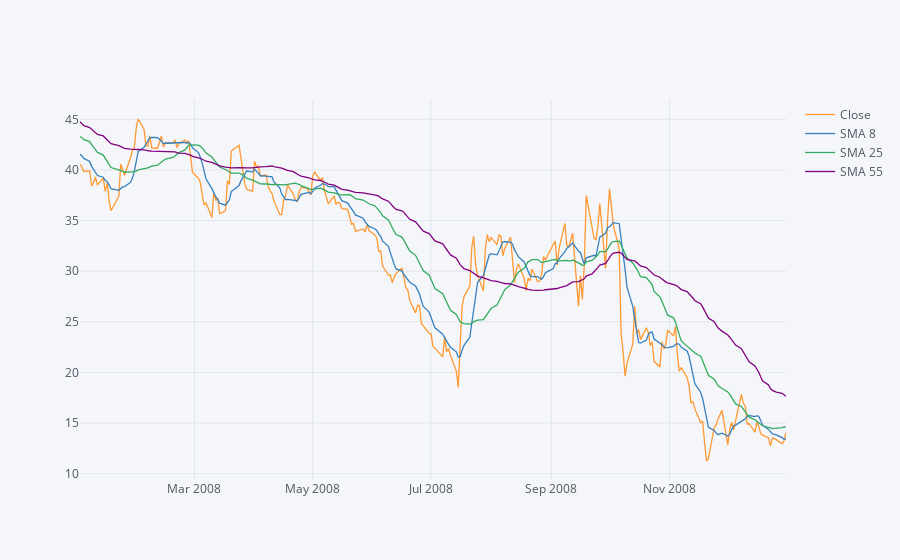

Notebook cell for this chart:
### Code cell
start = '2008-01-01'
end = '2009-01-01'

plt.figure(figsize=(12,6))
BAC_means[start:end].iplot()

### Figure 1 — Plotly figure (JSON) as saved in the notebook; plotly's stock layout.template omitted (floating-point values rounded to 4 significant figures; data arrays with more than 128 entries replaced by an {"elided": "..."} marker saying what was removed)
{"data": [{"line": {"color": "rgba(255, 153, 51, 1.0)", "dash": "solid", "shape": "linear", "width": 1.3}, "mode": "lines", "name": "Close", "text": "", "type": "scatter", "x": {"elided": "253 str values"}, "y": {"elided": "253 float values"}}, {"line": {"color": "rgba(55, 128, 191, 1.0)", "dash": "solid", "shape": "linear", "width": 1.3}, "mode": "lines", "name": "SMA 8", "text": "", "type": "scatter", "x": {"elided": "253 str values"}, "y": {"elided": "253 float values"}}, {"line": {"color": "rgba(50, 171, 96, 1.0)", "dash": "solid", "shape": "linear", "width": 1.3}, "mode": "lines", "name": "SMA 25", "text": "", "type": "scatter", "x": {"elided": "253 str values"}, "y": {"elided": "253 float values"}}, {"line": {"color": "rgba(128, 0, 128, 1.0)", "dash": "solid", "shape": "linear", "width": 1.3}, "mode": "lines", "name": "SMA 55", "text": "", "type": "scatter", "x": {"elided": "253 str values"}, "y": {"elided": "253 float values"}}], "layout": {"legend": {"bgcolor": "#F5F6F9", "font": {"color": "#4D5663"}}, "paper_bgcolor": "#F5F6F9", "plot_bgcolor": "#F5F6F9", "title": {"font": {"color": "#4D5663"}}, "xaxis": {"gridcolor": "#E1E5ED", "showgrid": true, "tickfont": {"color": "#4D5663"}, "title": {"font": {"color": "#4D5663"}, "text": ""}, "zerolinecolor": "#E1E5ED"}, "yaxis": {"gridcolor": "#E1E5ED", "showgrid": true, "tickfont": {"color": "#4D5663"}, "title": {"font": {"color": "#4D5663"}, "text": ""}, "zerolinecolor": "#E1E5ED"}}}
